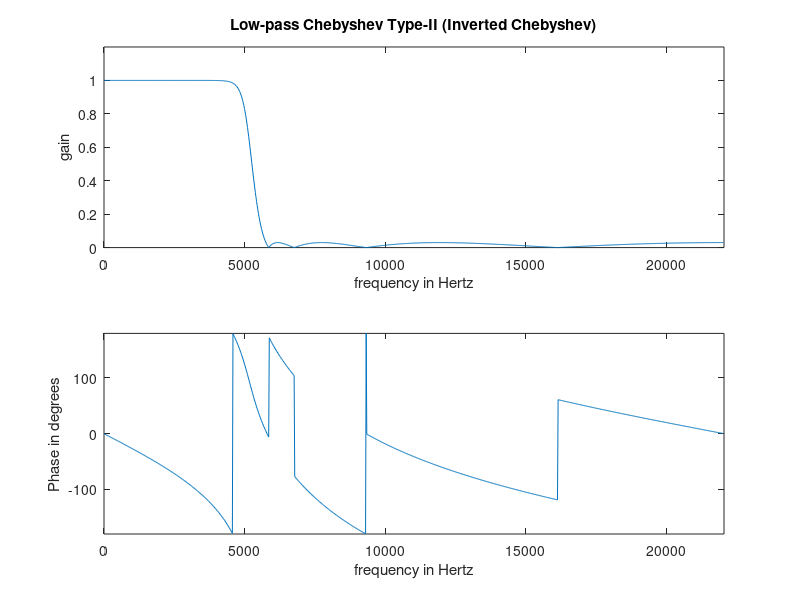

MATLAB code to generate this figure:
% Inverted Chebyshev (Type-II) low-pass per spec
% fs = 44,100 Hz
% passband: 0–4500 Hz with 1% passband ripple
% stopband: 6000 Hz–fs/2 with <= 3% amplitude (≈ -30.46 dB)

fs   = 44100;
fs2  = fs/2;

fpass = 4500;                  % Hz
fstop = 6000;                  % Hz

Rp   = 0.01;                   % passband ripple (amplitude) <= 1%
Rs   = 0.03;                   % stopband amplitude (<= 3%)

% Convert amplitude specs to dB for cheb2ord / cheby2
RpDB = -20*log10(1 - Rp);      % ≈ 0.087 dB
RsDB = -20*log10(Rs);          % ≈ 30.46 dB

% Minimum-order Chebyshev Type-II design
[Ny, Wst] = cheb2ord(fpass/fs2, fstop/fs2, RpDB, RsDB);
[num, den] = cheby2(Ny, RsDB, Wst, 'low');

% Report order and normalized stopband edge used
fprintf('Chebyshev Type-II order N = %d, Wst(norm) = %.6f\n', Ny, Wst);

% Frequency response
[H, f] = freqz(num, den, 1024, fs);

% Plots (same layout as your Butterworth example)
figure(1); clf;

subplot(2,1,1);
plot(f, abs(H));
title('Low-pass Chebyshev Type-II (Inverted Chebyshev)');
axis([0 fs/2 0 1.2]);
xlabel('frequency in Hertz');
ylabel('gain');

subplot(2,1,2);
plot(f, 180*angle(H)/pi);
axis([0 fs/2 -180 180]);
xlabel('frequency in Hertz');
ylabel('Phase in degrees');
